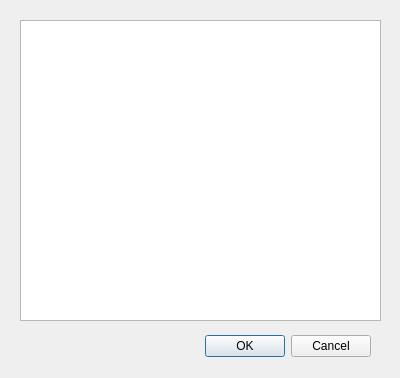
<?xml version="1.0" encoding="UTF-8"?>
<ui version="4.0">
 <class>QtBaanOverzicht</class>
 <widget class="QDialog" name="QtBaanOverzicht">
  <property name="geometry">
   <rect>
    <x>0</x>
    <y>0</y>
    <width>400</width>
    <height>378</height>
   </rect>
  </property>
  <property name="windowTitle">
   <string>Dialog</string>
  </property>
  <widget class="QDialogButtonBox" name="buttonBox">
   <property name="geometry">
    <rect>
     <x>30</x>
     <y>330</y>
     <width>341</width>
     <height>32</height>
    </rect>
   </property>
   <property name="orientation">
    <enum>Qt::Horizontal</enum>
   </property>
   <property name="standardButtons">
    <set>QDialogButtonBox::Cancel|QDialogButtonBox::Ok</set>
   </property>
  </widget>
  <widget class="QTableWidget" name="mTable">
   <property name="geometry">
    <rect>
     <x>20</x>
     <y>20</y>
     <width>361</width>
     <height>301</height>
    </rect>
   </property>
  </widget>
 </widget>
 <resources/>
 <connections>
  <connection>
   <sender>buttonBox</sender>
   <signal>accepted()</signal>
   <receiver>QtBaanOverzicht</receiver>
   <slot>accept()</slot>
   <hints>
    <hint type="sourcelabel">
     <x>248</x>
     <y>254</y>
    </hint>
    <hint type="destinationlabel">
     <x>157</x>
     <y>274</y>
    </hint>
   </hints>
  </connection>
  <connection>
   <sender>buttonBox</sender>
   <signal>rejected()</signal>
   <receiver>QtBaanOverzicht</receiver>
   <slot>reject()</slot>
   <hints>
    <hint type="sourcelabel">
     <x>316</x>
     <y>260</y>
    </hint>
    <hint type="destinationlabel">
     <x>286</x>
     <y>274</y>
    </hint>
   </hints>
  </connection>
 </connections>
</ui>
